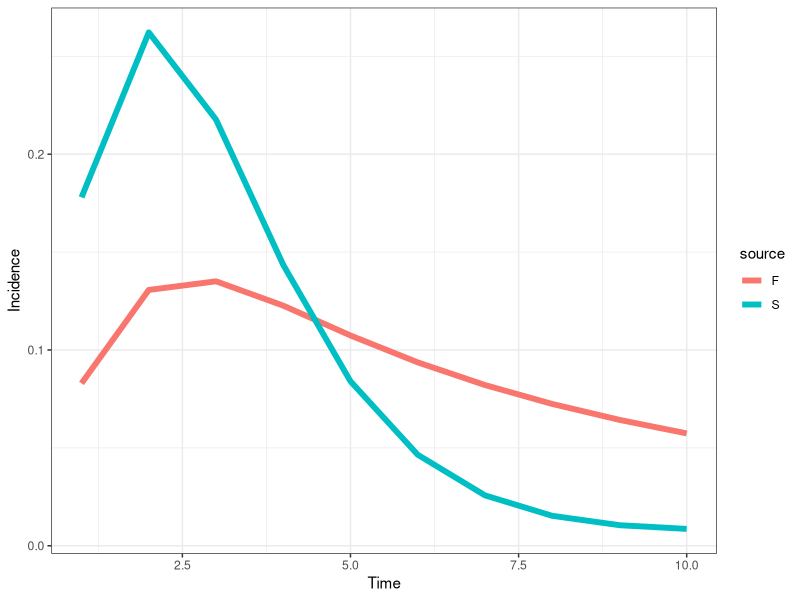

Reproduce this figure in R.
# CF McQuaid & RMGJ Houben
# Start 21/04/2017 ---> current version 26/04/2017
# Cohort model of TB including regression and a slow stream
########################################
#         ^     ^     ^     ^          #
#      -> Q <-> S <-> C <-> Y -> M     # Q - Quiescent, S - Subclinical, C - Minimal (C+S-), Y - Disseminated (C+S+, symptomatic), M - Death (due to disease) ||OR|| Self-cure
#     /   ^     ^                      #
#    E    |     |                      # E - Recently Infected, T - Cumulative incidence (using initial disease-free population)
#     \   v     v                      #
#      -> K <-> Z                      # K - Quiescent (slow stream), Z- Subclinical (slow stream),
#         v     v                      #
########################################
##set wd depending on who is coding/playing
setwd("C:/Users/cfmcquaid/Simulations")
#setwd("/Users/ReinHouben/Filr/ifolder/Applications (funding and jobs)/2016 - ERC starting grant/Rmodel_nathis/NatHistCoh")

### URL for how to upload changes: http://r-bio.github.io/intro-git-rstudio/
### to pull in Finn's version - type in shell: git pull upstream master
### to push my version - create pull request to Finn:  
#       commit (remember to tick box), then push
#       goto Github, pull requests, create pull request, if merge can be done on auto, just complete
#       Alternatively Finn complete pull request (he does not get email notification)
# Finn to just click push. Job done

#Next steps
# 1. get the prop inc disease after 5 years to 5%
###   How: play with Eq values, OR increase progression parameters
# 2. achieve 1 + start higher and sharper decrease in early years
###   How: change initial states to more realistic point, based on what prev of disease would be at screening
###   Also increase progression rates, while decreasing proportion that goes into the fast pathway
# OTHER NEXT STEPS - 8th May 2017
##  ?can we calculate in model how often (on average) people would come in and out of states over course of say 2 years?
##  ?Can we calculate average time in compartment in each step visit? Should be simple competing risk model right?

library("reshape2"); library("deSolve"); library("ggplot2"); library("plyr");
# Parameter sets: Average (), Wax (regression), Slow (slow), Full (regression, slow)
# Ax - rate from compartment A to compartment X, Omega - background mortality


# No regression: 1/Cy + 1/Ym = 3 years, Ym = 0.5 (0.3 death 0.2 self-cure), therefore Cy = 1. NOTE: 70% die, 30% self-cure
# Regression: 1/(Yc + Ym) = 0.5 years, Ym = 0.5 (as above), therefore Yc = 1.5.
# Regression: 1/(Cy + Cs) = 0.5 years. Assume ratio 2:1 for Cy:Cs, therefore Cs = 2/3
# paramA <- c(Eq=1.00, Qs=0.03, Qk=0.00, Kz=0.00, Kq=0.00, Sc=0.22, Sq=0.00, Sz=0.00, Zk=0.00, Zs=0.00, Cy=0.22, Cs=0.00, Ym=0.25, Yc=0.00, Omega=0)
# paramW <- c(Eq=1.00, Qs=0.03, Qk=0.00, Kz=0.00, Kq=0.00, Sc=0.50, Sq=0.25, Sz=0.00, Zk=0.00, Zs=0.00, Cy=0.50, Cs=0.25, Ym=0.50, Yc=0.25, Omega=0)
paramS <- c(Eq=0.10, Qs=1.00, Qk=0.00, Kz=0.01, Kq=0.00, Sc=1.00, Sq=0.00, Sz=0.00, Zk=0.00, Zs=0.01, Cy=1.00, Cs=0.00, Ym=0.50, Yc=0.00, Omega=0)
paramF <- c(Eq=0.10, Qs=1.00, Qk=0.00, Kz=0.01, Kq=0.00, Sc=1.00, Sq=0.25, Sz=0.00, Zk=0.05, Zs=0.01, Cy=1.32, Cs=0.66, Ym=0.50, Yc=1.50, Omega=0)
# Initial states of compartments
state <- c(E=100000, Q=0, K=0, S=0, Z=0, C=0, Y=0, M=0, T=0)
# Timespan for simulation
times <- seq(0, 10, by = 1)
# Timespan for burn
timeb <- 2
# Timespan for tornado
timet <- 5
# ODE function
regr <- function(t, state, parameters){
  with(as.list(c(state, parameters)), {
   # rates of change
   dE <- - E
   dQ <- + Eq*E + Sq*S + Kq*K - (Qs + Qk + Omega)*Q
   dK <- + (1 - Eq)*E + Zk*Z + Qk*Q - (Kz + Kq + Omega)*K
   dS <- + Qs*Q + Cs*C + Zs*Z - (Sc + Sq + Sz + Omega)*S
   dZ <- + Kz*K + Sz*S - (Zk + Zs + Omega)*Z
   dC <- + Sc*S + Yc*Y - (Cs + Cy + Omega)*C
   dY <- + Cy*C -(Yc + Ym + Omega)*Y
   dM <- + Ym*Y
   dT <- + Sc*S / sum(state[1:5])
   # return the rate of change
   list(c(dE, dQ, dK, dS, dZ, dC, dY, dM, dT))
  })
}
# Burn off the first X years to establish the proportion of individuals in each compartment, removing diseased
burn <- function(tb, state, fxn, parameters){
  out <- ode(y = state, times = seq(0, tb, by = 1), func = fxn, parms = parameters)
  stateb <- c(out[tb, 2], out[tb, 3], out[tb, 4], out[tb, 5], out[tb, 6], C=0, Y=0, M=0, T=0)
  return(stateb)
}
# Calculation function
calc <- function(ts, tb, state, fxn, parameters, source){
  stateb <- burn(tb = tb, state = state, fxn = regr, parameters = parameters)
  out <- ode(y = stateb, times = ts, func = fxn, parms = parameters)
  out <- as.data.frame(out)
  # Calculating incidence
  out$inc <- parameters["Sc"]*out$S / (out$E + out$Q + out$S + out$K + out$Z)
  out$inc <- head(c(0,out$inc),-1) # We later remove the first element as it is zero if calculated using C&Y, but will be nonnegative if looking at the rate. Shift the index accordingly
  # Calculating incidence rate (https://en.wikipedia.org/wiki/Incidence_(epidemiology)), proportion of population that result in cases per year = (total # cases incl mort) / {[(C+Y)_t1-(C+Y)_t0]*(t1+t0)/2 + t1*(E+Q+S+K+Z)_t1}
  out$rate <- (out$C + out$Y + out$M) / (head(c(out$C,0) + c(out$Y,0) - c(0,out$C) - c(0,out$Y), -1)*head(c(out$time,0) - c(0,out$time), -1) / 2 + (out$E + out$Q + out$S + out$K + out$Z)*out$time)
  # Calculating the "relative risk" (see Vynnycky & Fine, 1997)
  # out$risk <- head(c(out$C,0) + c(out$Y,0) - c(0,out$C) - c(0,out$Y), -1)/(out$C[2] + out$Y[2])
  # out$risk <- parameters["Sc"]*out$S/(parameters["Sc"]*out$S[1])
  # out$risk <- head(c(0,out$risk),-1) # see above re index shift
  # Calculating the "interval from conversion" (see Styblo 1991 & TSRU progress report 1967)
  out$int <- parameters["Sc"]*out$S/sum(parameters["Sc"]*out$S)
  out$int <- head(c(0,out$int),-1) # see above re index shift
  # Calculating point prevalence
  out$prev <- (out$C + out$Y) / (out$E + out$Q + out$S + out$K + out$Z + out$C + out$Y)
  # Removing the first data point at time zero as we only sample after a year
  out <- out[-c(1), ]
  # Formatting the data for plotting - putting into a melted data.fame, with additional columns for the source matrix
  out <- melt(out, id.vars = c("time"))
  out$source <- source
  return(out)
}
# outA <- calc(ts = times, tb = timeb, state = state, fxn = regr, parameters = paramA, source = "A")
# outW <- calc(ts = times, tb = timeb, state = state, fxn = regr, parameters = paramW, source = "W")
outS <- calc(ts = times, tb = timeb, state = state, fxn = regr, parameters = paramS, source = "S")
outF <- calc(ts = times, tb = timeb, state = state, fxn = regr, parameters = paramF, source = "F")
# Including the data for barplot
time <- c(1, 2, 3, 4, 5, 6, 7, 8, 9, 10); variable <- c("D", "D", "D", "D", "D", "D", "D", "D", "D", "D"); value <- c(0.58, 0.24, 0.08, 0.05, 0.01, 0.01, 0.02, 0.01, 0, 0); source <- c("D", "D", "D", "D", "D", "D", "D", "D", "D", "D")
outD <- data.frame(time, variable, value, source)
out <- rbind(outS, outF, outD)
# Plot output
theme_set(theme_bw())
##all scenarios
# ggplot(out[out$variable %in% c("int"), ], aes(time, value)) + geom_point(size=2) + labs(x = "Time", y = "Incidence") + facet_grid(source ~ . , scales = "fixed")
ggplot(out[out$variable %in% c("int"), ], aes(x = time, y = value, colour = source)) + geom_line(size=2) + labs(x = "Time", y = "Incidence") # + facet_grid(source ~ . , scales = "fixed")
##slow and slow+regression only (S+F)
# out2 <- subset(out, source=='F' | source == 'S', select=time:source)  
#ggplot(out2[out2$variable %in% c("inc"), ], aes(time, value)) + geom_point(size=2) + labs(x = "Time", y = "Incidence") + facet_grid(source ~ . , scales = "free")

# Fitting parameters and state: proportion of individuals diseased after "Otime" years, using parameter set "Osource"
Osource <- "F"; Otime <- 5
Ci <- out[which(out$source == Osource & out$variable == "T" & out$time == Otime), ]
Ic <- out[which(out$source == Osource & out$variable == "inc" & out$time == Otime), ]
Ra <- out[which(out$source == Osource & out$variable == "rate" & out$time == Otime), ]
Pp <- out[which(out$source == Osource & out$variable == "prev" & out$time == Otime), ]
Rr <- out[which(out$source == Osource & out$variable == "risk" & out$time == Otime), ]
Iv <- out[which(out$source == Osource & out$variable == "int" & out$time == Otime), ]

# # Tornado plot
# range <- 0.01 ##sets range for the change in the parameters
# torn <- function(ts, tb, tt, state, fxn, parameters, source){
#   # Store data
#   data <- rbind(parameters, parameters)
#   rownames(data) <- c('+1%', '-1%')   
#   # Compare to default data set
#   out <- calc(ts = ts, tb = tb, state = state, fxn = regr, parameters = parameters, source = source)
#   def <- out[which(out$time ==tt & out$variable == "prev"),"value"]
#   for (i in 1:15){
#     # Increasing and decreasing each parameter in turn
#     parametersM = parameters; parametersL = parameters
#     parametersM[i] = parametersM[i] + range*parametersM[i]; parametersL[i] = parametersL[i] - range*parametersL[i]
#     outM <- calc(ts = ts, tb = tb, state = state, fxn = regr, parameters = parametersM, source = source); outL <- calc(ts = ts, tb = tb, state = state, fxn = regr, parameters = parametersL, source = source)
#     outM <- (outM[which(outM$time ==tt & outM$variable == "prev"),"value"] - def) / def; outL <- (outL[which(outL$time ==tt & outL$variable == "prev"),"value"] - def) / def
#     data[1, i] <- outM; data[2, i] <- outL
#   }
#   return(data)
# }
# data <- torn(ts = times, tb = timeb, tt = timet, state = state, fxn = regr, parameters = paramF, source ="F")
# # For plotting '%' on x-axis
# x <- seq(-0.01,0.01, length=10)
# ORD = order(abs(data[2,] - data[1,]))
###order black = increase in parameter, white is decrease in parameter value
# barplot(data[1,ORD], horiz = T, las=1, xlim = c(-0.01,0.01), xaxt='n', ylab = '', beside=T, col=c('black'))
# barplot(data[2,ORD], horiz = T, las=1, xlim = c(-0.01,0.01), xaxt='n', ylab = '', beside=T, col=c('white'), add = TRUE)
# axis(1, at=pretty(x), lab=paste0(pretty(x) * 100," %"), las=TRUE)
